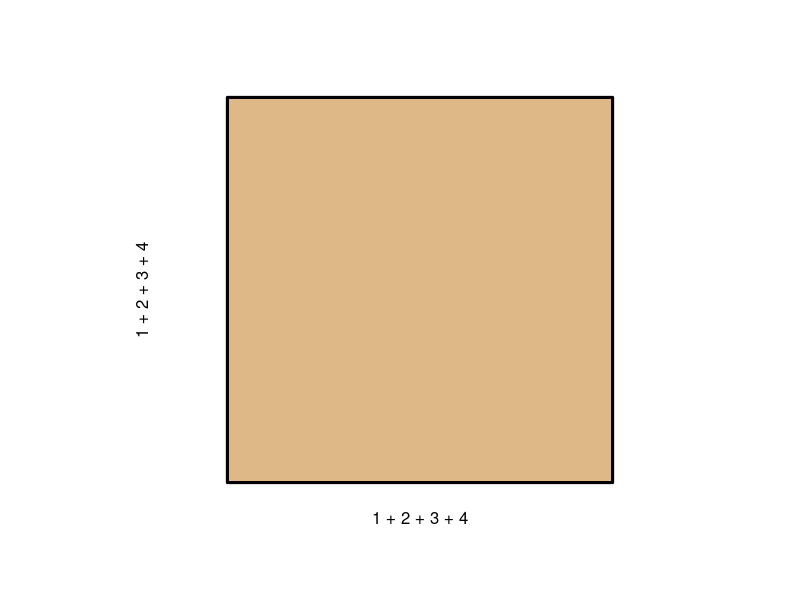
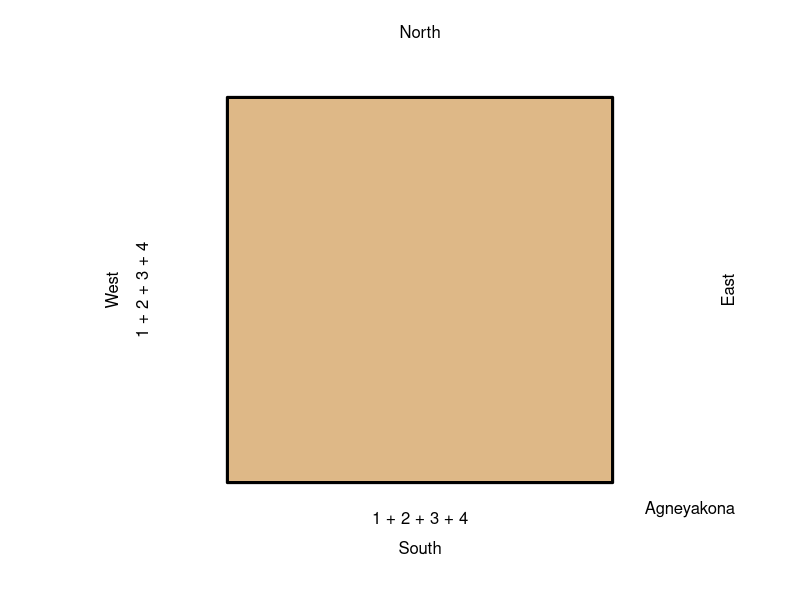
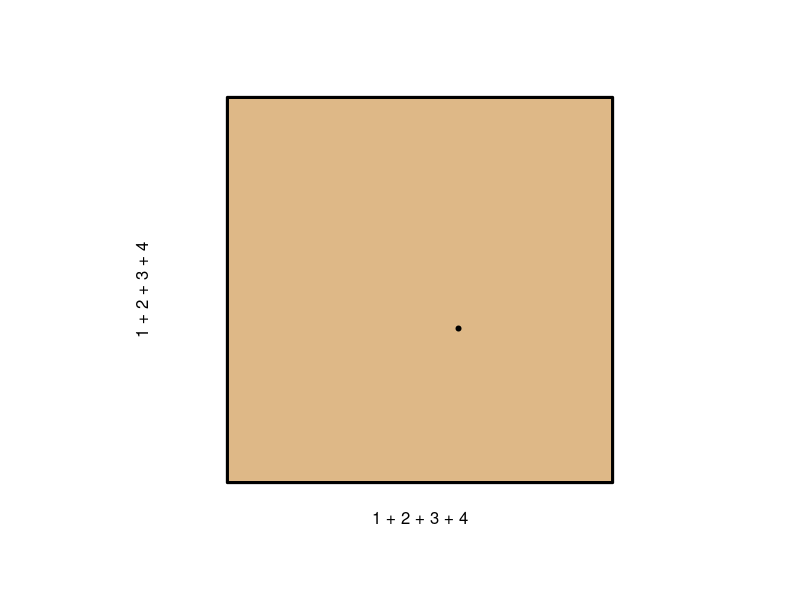
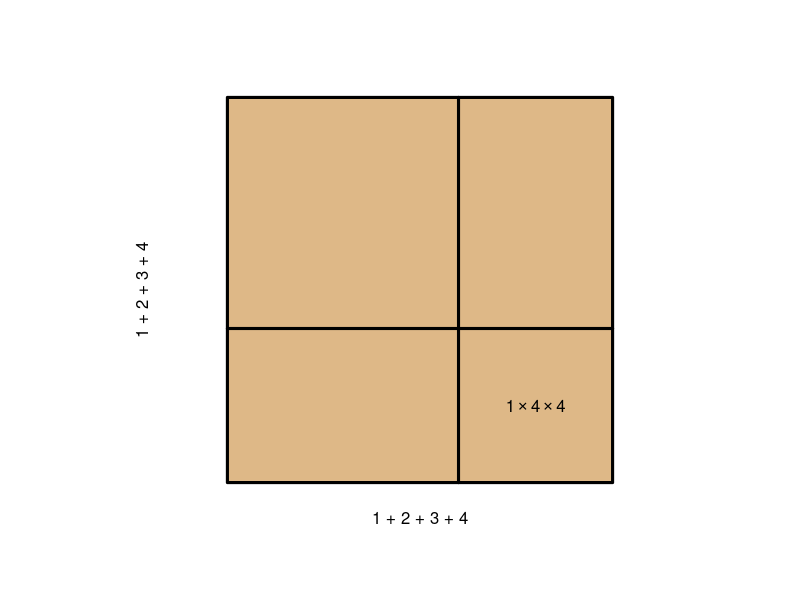
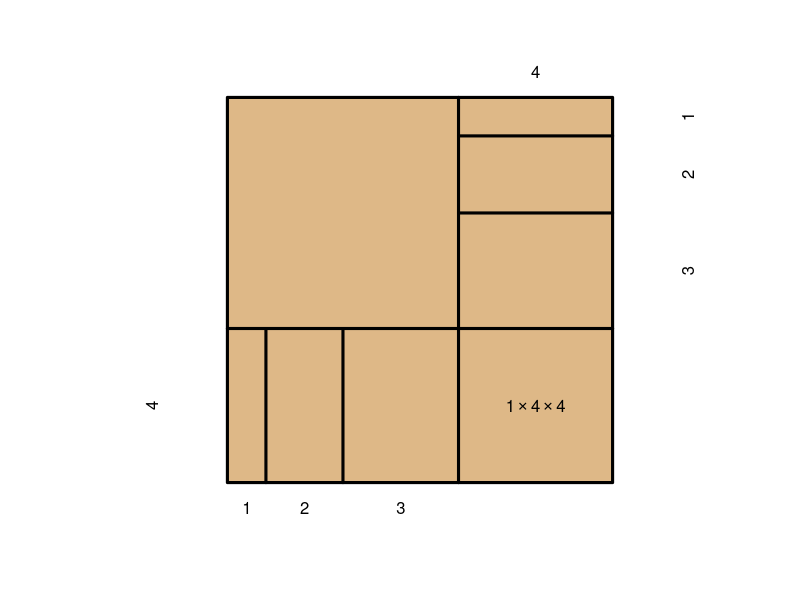
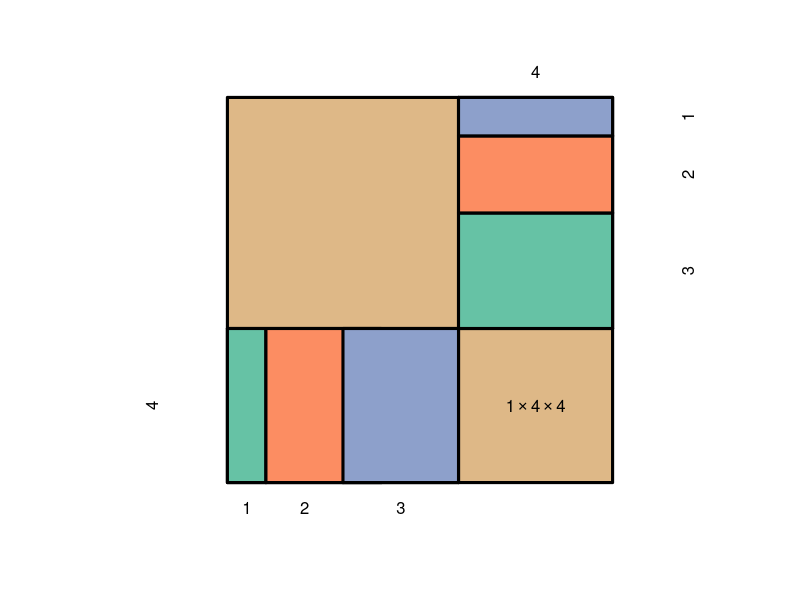
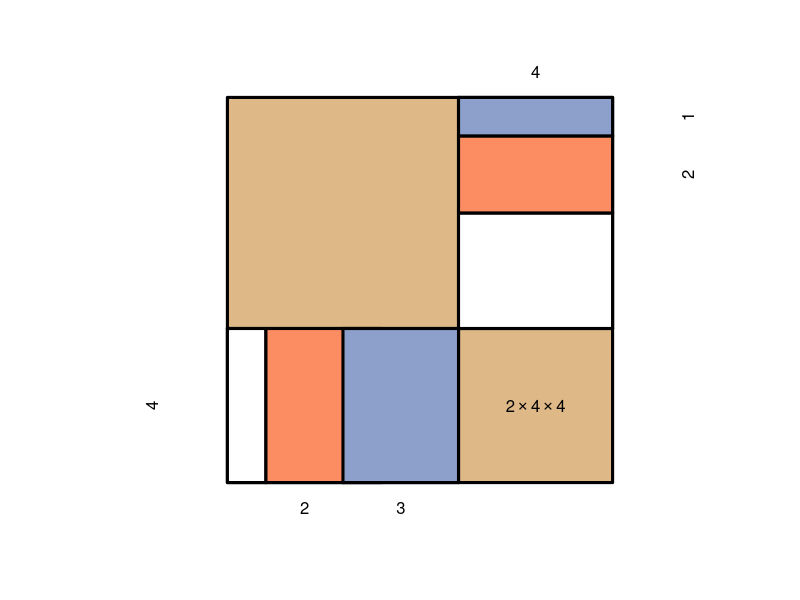
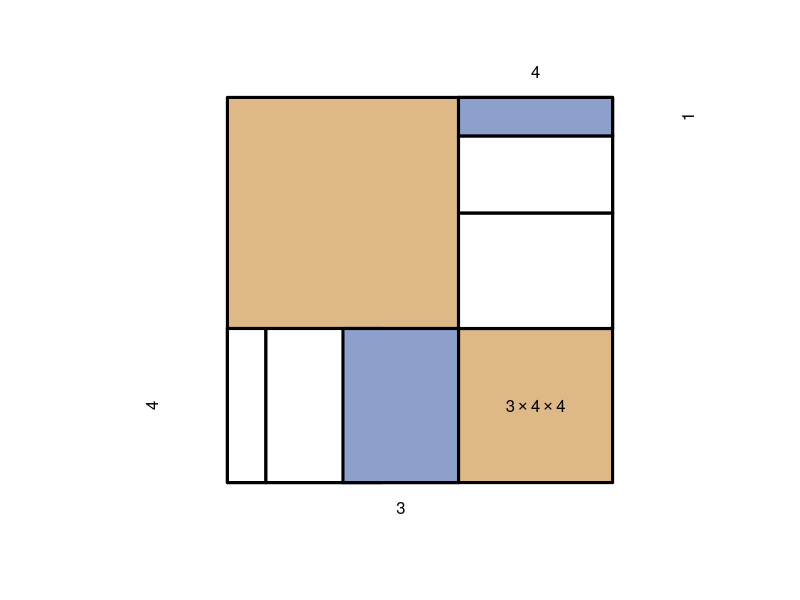

These figures' R source, in order:
library(RColorBrewer)
bgcol <- "burlywood"
rectcol <- "lightgray"
myPal <- brewer.pal(n = 3, "Set2")

plot(
  c(0, 10), c(0, 10), 
  type = "n", axes = FALSE, xlab = "", ylab = "", asp = 1)
rect(xleft = 0, ybottom = 0, xright = 10, ytop = 10, 
     border = "black", lwd = 3, col = bgcol)
mtext('1 + 2 + 3 + 4', side=1, line = 0.5, at=5)
mtext('1 + 2 + 3 + 4', side=2, line = -3.5, at=5)


plot(
  c(0, 10), c(0, 10), 
  type = "n", axes = FALSE, xlab = "", ylab = "", asp = 1)
rect(xleft = 0, ybottom = 0, xright = 10, ytop = 10, 
     border = "black", lwd = 3, col = bgcol)
mtext('1 + 2 + 3 + 4', side=1, line = 0.5, at=5)
mtext('1 + 2 + 3 + 4', side=2, line = -3.5, at=5)
mtext("North", side = 3, line = 2, at = 5)
mtext("South", side = 1, line = 2, at = 5)
mtext("East", side = 4, line = -2, at = 5)
mtext("West", side = 2, line = -2, at = 5)
mtext("Agneyakona", side = 1, line = 0, at = 12)

plot(
  c(0, 10), c(0, 10), 
  type = "n", axes = FALSE, xlab = "", ylab = "", asp = 1)
rect(xleft = 0, ybottom = 0, xright = 10, ytop = 10, 
     border = "black", lwd = 3, col = bgcol)
mtext('1 + 2 + 3 + 4', side=1, line = 0.5, at=5)
mtext('1 + 2 + 3 + 4', side=2, line = -3.5, at=5)
points(x = 6, y = 4, pch = 20, size = 3)

plot(
  c(0, 10), c(0, 10), 
  type = "n", axes = FALSE, xlab = "", ylab = "", asp = 1)
rect(xleft = 0, ybottom = 0, xright = 10, ytop = 10, 
     border = "black", lwd = 3, col = bgcol)
mtext('1 + 2 + 3 + 4', side=1, line = 0.5, at=5)
mtext('1 + 2 + 3 + 4', side=2, line = -3.5, at=5)
lines(x = c(0,10), y = c(4, 4), lwd = 3)
lines(x = c(6,6), y = c(0, 10), lwd = 3)
text(8, 2, expression(1 %*% 4 %*% 4))

plot(
  c(0, 10), c(0, 10), 
  type = "n", axes = FALSE, xlab = "", ylab = "", asp = 1)
rect(xleft = 0, ybottom = 0, xright = 10, ytop = 10, 
     border = "black", lwd = 3, col = bgcol)
lines(x = c(0,10), y = c(4, 4), lwd = 3)
lines(x = c(6,6), y = c(0, 10), lwd = 3)
lines(x = c(1,1), y = c(0,4), lwd = 3)
lines(x = c(3,3), y = c(0,4), lwd = 3)
lines(x = c(6,10), y = c(9, 9), lwd = 3)
lines(x = c(6,10), y = c(7, 7), lwd = 3)
text(8, 2, expression(1 %*% 4 %*% 4))
mtext('1', side=1, line = 0.0, at=0.5)
mtext('2', side=1, line = 0.0, at=2)
mtext('3', side=1, line = 0.0, at=4.5)
mtext('4', side=2, line = -4, at=2)
mtext('1', side=4, line = -4, at=9.5)
mtext('2', side=4, line = -4, at=8)
mtext('3', side=4, line = -4, at=5.5)
mtext('4', side=3, line = 0, at=8)

plot(
  c(0, 10), c(0, 10), 
  type = "n", axes = FALSE, xlab = "", ylab = "", asp = 1)
rect(xleft = 0, ybottom = 0, xright = 10, ytop = 10, 
     border = "black", lwd = 3, col = bgcol)
lines(x = c(0,10), y = c(4, 4), lwd = 3)
lines(x = c(6,6), y = c(0, 10), lwd = 3)
lines(x = c(1,1), y = c(0,4), lwd = 3)
lines(x = c(3,3), y = c(0,4), lwd = 3)
lines(x = c(6,10), y = c(9, 9), lwd = 3)
lines(x = c(6,10), y = c(7, 7), lwd = 3)
text(8, 2, expression(1 %*% 4 %*% 4))
mtext('1', side=1, line = 0.0, at=0.5)
mtext('2', side=1, line = 0.0, at=2)
mtext('3', side=1, line = 0.0, at=4.5)
mtext('4', side=2, line = -4, at=2)
mtext('1', side=4, line = -4, at=9.5)
mtext('2', side=4, line = -4, at=8)
mtext('3', side=4, line = -4, at=5.5)
mtext('4', side=3, line = 0, at=8)
rect(xleft = 0, ybottom = 0, xright = 1, ytop = 4, 
     border = "black", lwd = 3, col = myPal[1])
rect(xleft = 1, ybottom = 0, xright = 4, ytop = 4, 
     border = "black", lwd = 3, col = myPal[2])
rect(xleft = 3, ybottom = 0, xright = 6, ytop = 4, 
     border = "black", lwd = 3, col = myPal[3])
rect(xleft = 6, ybottom = 4, xright = 10, ytop = 7, 
     border = "black", lwd = 3, col = myPal[1])
rect(xleft = 6, ybottom = 7, xright = 10, ytop = 9, 
     border = "black", lwd = 3, col = myPal[2])
rect(xleft = 6, ybottom = 9, xright = 10, ytop = 10, 
     border = "black", lwd = 3, col = myPal[3])

plot(
  c(0, 10), c(0, 10), 
  type = "n", axes = FALSE, xlab = "", ylab = "", asp = 1)
rect(xleft = 0, ybottom = 0, xright = 10, ytop = 10, 
     border = "black", lwd = 3, col = bgcol)
lines(x = c(0,10), y = c(4, 4), lwd = 3)
lines(x = c(6,6), y = c(0, 10), lwd = 3)
lines(x = c(1,1), y = c(0,4), lwd = 3)
lines(x = c(3,3), y = c(0,4), lwd = 3)
lines(x = c(6,10), y = c(9, 9), lwd = 3)
lines(x = c(6,10), y = c(7, 7), lwd = 3)
text(8, 2, expression(2 %*% 4 %*% 4))
mtext('2', side=1, line = 0.0, at=2)
mtext('3', side=1, line = 0.0, at=4.5)
mtext('4', side=2, line = -4, at=2)
mtext('1', side=4, line = -4, at=9.5)
mtext('2', side=4, line = -4, at=8)
mtext('4', side=3, line = 0, at=8)
rect(xleft = 0, ybottom = 0, xright = 1, ytop = 4, 
     border = "black", lwd = 3, col = "white")
rect(xleft = 1, ybottom = 0, xright = 4, ytop = 4, 
     border = "black", lwd = 3, col = myPal[2])
rect(xleft = 3, ybottom = 0, xright = 6, ytop = 4, 
     border = "black", lwd = 3, col = myPal[3])
rect(xleft = 6, ybottom = 4, xright = 10, ytop = 7, 
     border = "black", lwd = 3, col = "white")
rect(xleft = 6, ybottom = 7, xright = 10, ytop = 9, 
     border = "black", lwd = 3, col = myPal[2])
rect(xleft = 6, ybottom = 9, xright = 10, ytop = 10, 
     border = "black", lwd = 3, col = myPal[3])


plot(
  c(0, 10), c(0, 10), 
  type = "n", axes = FALSE, xlab = "", ylab = "", asp = 1)
rect(xleft = 0, ybottom = 0, xright = 10, ytop = 10, 
     border = "black", lwd = 3, col = bgcol)
lines(x = c(0,10), y = c(4, 4), lwd = 3)
lines(x = c(6,6), y = c(0, 10), lwd = 3)
lines(x = c(1,1), y = c(0,4), lwd = 3)
lines(x = c(3,3), y = c(0,4), lwd = 3)
lines(x = c(6,10), y = c(9, 9), lwd = 3)
lines(x = c(6,10), y = c(7, 7), lwd = 3)
text(8, 2, expression(3 %*% 4 %*% 4))
mtext('3', side=1, line = 0.0, at=4.5)
mtext('4', side=2, line = -4, at=2)
mtext('1', side=4, line = -4, at=9.5)
mtext('4', side=3, line = 0, at=8)
rect(xleft = 0, ybottom = 0, xright = 1, ytop = 4, 
     border = "black", lwd = 3, col = "white")
rect(xleft = 1, ybottom = 0, xright = 4, ytop = 4, 
     border = "black", lwd = 3, col = "white")
rect(xleft = 3, ybottom = 0, xright = 6, ytop = 4, 
     border = "black", lwd = 3, col = myPal[3])
rect(xleft = 6, ybottom = 4, xright = 10, ytop = 7, 
     border = "black", lwd = 3, col = "white")
rect(xleft = 6, ybottom = 7, xright = 10, ytop = 9, 
     border = "black", lwd = 3, col = 'white')
rect(xleft = 6, ybottom = 9, xright = 10, ytop = 10, 
     border = "black", lwd = 3, col = myPal[3])

plot(
  c(0, 10), c(0, 10), 
  type = "n", axes = FALSE, xlab = "", ylab = "", asp = 1)
rect(xleft = 0, ybottom = 0, xright = 10, ytop = 10, 
     border = "black", lwd = 3, col = bgcol)
lines(x = c(0,10), y = c(4, 4), lwd = 3)
lines(x = c(6,6), y = c(0, 10), lwd = 3)
lines(x = c(1,1), y = c(0,4), lwd = 3)
lines(x = c(3,3), y = c(0,4), lwd = 3)
lines(x = c(6,10), y = c(9, 9), lwd = 3)
lines(x = c(6,10), y = c(7, 7), lwd = 3)
text(8, 2, expression(4 %*% 4 %*% 4))
rect(xleft = 0, ybottom = 0, xright = 1, ytop = 4, 
     border = "black", lwd = 3, col = "white")
rect(xleft = 1, ybottom = 0, xright = 4, ytop = 4, 
     border = "black", lwd = 3, col = "white")
rect(xleft = 3, ybottom = 0, xright = 6, ytop = 4, 
     border = "black", lwd = 3, col = "white")
rect(xleft = 6, ybottom = 4, xright = 10, ytop = 7, 
     border = "black", lwd = 3, col = "white")
rect(xleft = 6, ybottom = 7, xright = 10, ytop = 9, 
     border = "black", lwd = 3, col = 'white')
rect(xleft = 6, ybottom = 9, xright = 10, ytop = 10, 
     border = "black", lwd = 3, col = "white")

plot(
  c(0, 10), c(0, 10), 
  type = "n", axes = FALSE, xlab = "", ylab = "", asp = 1)
rect(xleft = 0, ybottom = 4, xright = 6, ytop = 10, 
     border = "black", lwd = 3, col = bgcol)
rect(xleft = 6, ybottom = 0, xright = 10, ytop = 4, 
     border = "black", lwd = 3, col = bgcol)
text(8, 2, expression(4^3))
text(4.5, 5.5, expression(1 %*% 3 %*% 3))
lines(x = c(0,6), y = c(7, 7), lwd = 3)
lines(x = c(3,3), y = c(4, 10), lwd = 3)
lines(x = c(1,1), y = c(4,7), lwd = 3)
lines(x = c(3,6), y = c(9,9), lwd = 3)


plot(
  c(0, 10), c(0, 10), 
  type = "n", axes = FALSE, xlab = "", ylab = "", asp = 1)
rect(xleft = 0, ybottom = 7, xright = 3, ytop = 10, 
     border = "black", lwd = 3, col = bgcol)
rect(xleft = 3, ybottom = 4, xright =6, ytop =7, 
     border = "black", lwd = 3, col = bgcol)
text(4.5, 5.5, expression(3^3))
rect(xleft = 6, ybottom = 0, xright = 10, ytop = 4, 
     border = "black", lwd = 3, col = bgcol)
text(8, 2, expression(4^3))


plot(
  c(0, 10), c(0, 10), 
  type = "n", axes = FALSE, xlab = "", ylab = "", asp = 1)
rect(xleft = 0, ybottom = 7, xright = 3, ytop = 10, 
     border = "black", lwd = 3, col = bgcol)
rect(xleft = 3, ybottom = 4, xright =6, ytop =7, 
     border = "black", lwd = 3, col = bgcol)
text(4.5, 5.5, expression(3^3))
rect(xleft = 6, ybottom = 0, xright = 10, ytop = 4, 
     border = "black", lwd = 3, col = bgcol)
text(8, 2, expression(4^3))
lines(x = c(0, 3), y = c(9,9), lwd = 3)
lines(x = c(1,1), y = c(7,10), lwd = 3)
lines(x = c(0, 1), y = c(8,8), lwd = 3)
lines(x = c(2,2), y = c(9,10), lwd = 3)

plot(
  c(0, 10), c(0, 10), 
  type = "n", axes = FALSE, xlab = "", ylab = "", asp = 1)
rect(xleft = 0, ybottom = 9, xright = 1, ytop = 10, 
     border = "black", lwd = 3, col = bgcol)
text(0.5, 9.6, expression(1^3))
rect(xleft = 1, ybottom = 7, xright = 3, ytop = 9, 
     border = "black", lwd = 3, col = bgcol)
text(2.1, 8.1, expression(2^3))
rect(xleft = 3, ybottom = 4, xright =6, ytop =7, 
     border = "black", lwd = 3, col = bgcol)
text(4.5, 5.5, expression(3^3))
rect(xleft = 6, ybottom = 0, xright = 10, ytop = 4, 
     border = "black", lwd = 3, col = bgcol)
text(8, 2, expression(4^3))




